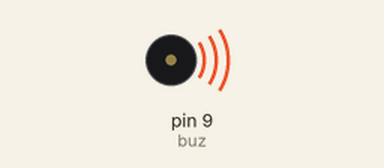
The sketch below on a simulated Arduino Uno, built with avr-gcc and run on an emulated ATmega328P. On the bench: buzzer (waves = sounding).

Above: at 1.0 s.
At 3.0 s:
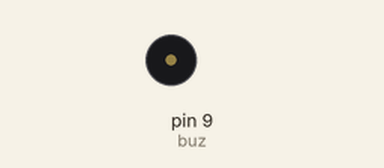
Timing chart, 0 to 5.2 s (numbered marks = the images above):
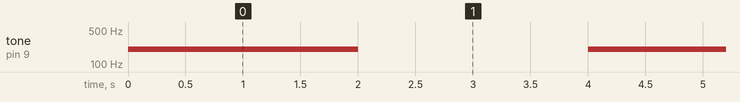

Measured:
- by itself, tone on pin 9 (buz): alternates 200 Hz for 2.0 s and silent for 2.0 s

The sketch:

interfacing_buzzer.ino
```cpp
#define buz 9
void setup() {
  pinMode(buz, OUTPUT);

}

void loop() {
  noTone(buz);
  tone(buz,200);
  delay(2000);
  noTone(buz);
  delay(2000);

//  for(int i = 20; i < 2000; i++){
//      tone(buz,i);
//      delay(5);
//      noTone(buz);
//    }
//    noTone(buz);
//    delay(1000);

}
```
